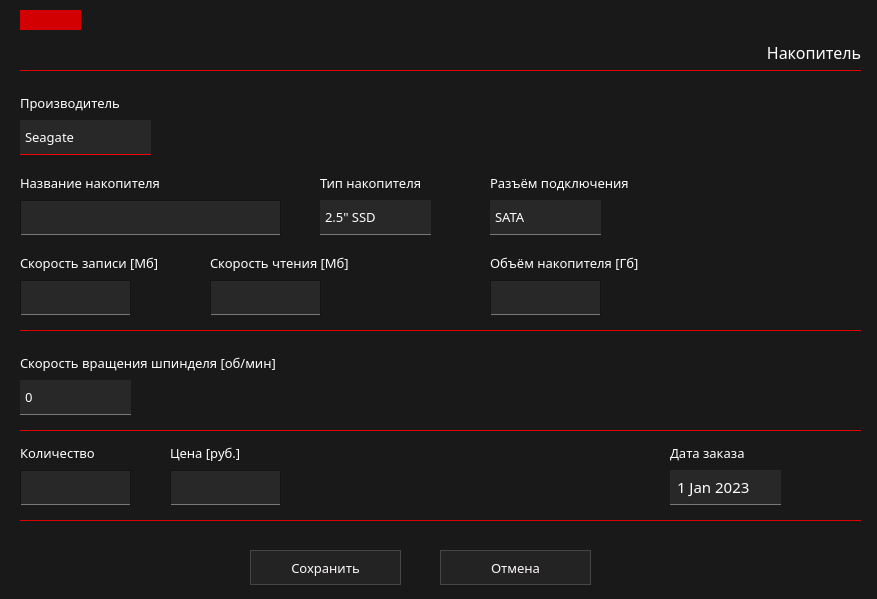
<?xml version="1.0" encoding="UTF-8"?>
<ui version="4.0">
 <class>addChDiskWidg</class>
 <widget class="QWidget" name="addChDiskWidg">
  <property name="geometry">
   <rect>
    <x>0</x>
    <y>0</y>
    <width>877</width>
    <height>599</height>
   </rect>
  </property>
  <property name="windowTitle">
   <string>Form</string>
  </property>
  <property name="styleSheet">
   <string notr="true">QWidget
{
    background: rgb(25, 25, 25);
	color: white;
}
</string>
  </property>
  <widget class="Line" name="line_4">
   <property name="geometry">
    <rect>
     <x>20</x>
     <y>520</y>
     <width>841</width>
     <height>20</height>
    </rect>
   </property>
   <property name="styleSheet">
    <string notr="true">border:0px;
border-top: 1px solid rgb(220, 0, 0);</string>
   </property>
   <property name="orientation">
    <enum>Qt::Horizontal</enum>
   </property>
  </widget>
  <widget class="QLabel" name="lbType">
   <property name="geometry">
    <rect>
     <x>320</x>
     <y>170</y>
     <width>141</width>
     <height>25</height>
    </rect>
   </property>
   <property name="font">
    <font>
     <family>Montserrat SemiBold</family>
     <pointsize>10</pointsize>
    </font>
   </property>
   <property name="styleSheet">
    <string notr="true">border:0px;</string>
   </property>
   <property name="text">
    <string>Тип накопителя</string>
   </property>
  </widget>
  <widget class="QDateEdit" name="dateEdit">
   <property name="geometry">
    <rect>
     <x>670</x>
     <y>470</y>
     <width>111</width>
     <height>35</height>
    </rect>
   </property>
   <property name="font">
    <font>
     <family>Montserrat Medium</family>
     <pointsize>11</pointsize>
    </font>
   </property>
   <property name="styleSheet">
    <string notr="true">QDateEdit{
	background-color: rgb(40,40,40);
	border: 1px;
	border-bottom: 1px solid rgb(120,120,120);
	padding-left: 5px;
}
QDateEdit:hover{
	background-color: rgb(55,55,55);
	border-bottom: 1px solid red;
}
QDateEdit::drop-down{
	border: 0px;
}

QDateEdit::down-arrow {
	border-image: url(&quot;E:/pcconf/images/down-arrow-gray.png&quot;);
	width: 17px;
	height: 17px;
	margin-right: 5px;
}

QDateEdit::down-arrow:on {
	border-image: url(&quot;E:/pcconf/images/up-arrow-gray.png&quot;);
	width: 17px;
	height: 17px;
	margin-right: 5px;
	border: 2px solid rgb(100,0,0)
}

QDateEdit:on{
	border: 2px solid rgb(100,0,0);
}

QDateEdit::up-arrow {
	border-image: url(&quot;E:/pcconf/images/up-arrow-gray.png&quot;);
	width: 17px;
	height: 17px;
	margin-right: 5px;
}

QCalendarWidget QWidget#qt_calendar_navigationbar { background-color: rgb(40,40,40); }
QCalendarWidget QToolButton {
    background: transparent;
	border: none;
	width: 70px;
	height: 25px;
	color: rgb(220,220,220);
	font-size: 14px;
	icon-size: 30px, 30px;
}

QToolButton#qt_calendar_prevmonth {
    background: rgb(45,45,45);
    border: none;
    width: 30px;
	height: 25px;
    qproperty-icon:  url(&quot;E:/pcconf/images/left-arrow.png&quot;);
	icon-size: 20px, 20px;
	border-bottom: 1px solid red;
}
QToolButton#qt_calendar_nextmonth {
    background: rgb(35,35,35);
    border: none;
    width: 30px;
	height: 25px;
    qproperty-icon:  url(&quot;E:/pcconf/images/right-arrow.png&quot;);
	icon-size: 20px, 20px;
	border-bottom: 1px solid red;
}

QCalendarWidget QMenu {
	width: 100px;
	left: 10px;
	color: white;
	font-size: 14px;
	background-color: rgb(80, 80, 80);
	selection-color: rgb(220,0,0);
}

QCalendarWidget QSpinBox { 
	width: 45px; 
	font-size:14px; 
	color: white; 
    background: transparent;
	selection-background-color: rgb(105, 0, 0);
	selection-color: rgb(255, 255, 255);
}
QCalendarWidget QSpinBox::up-button { subcontrol-origin: border;  subcontrol-position: top right;  width:15px; height: 15px; border:1px solid rgb(30,30,30); }
QCalendarWidget QSpinBox::down-button { subcontrol-origin: border; subcontrol-position: bottom right;  width:15px;  height: 15px; border:1px solid rgb(30,30,30);}
QCalendarWidget QSpinBox::up-arrow { border-image: url(&quot;E:/pcconf/images/up-arrow.png&quot;); }
QCalendarWidget QSpinBox::down-arrow { border-image: url(&quot;E:/pcconf/images/down-arrow.png&quot;);}
 
/* header row */
QCalendarWidget QWidget { alternate-background-color: rgb(50, 50, 50);  border-bottom: 1px solid red; }
 
/* normal days */
QCalendarWidget QAbstractItemView:enabled 
{
	font-size:12px;  
	color: rgb(180, 180, 180);  
	background-color: rgb(15, 15, 15);  
	selection-background-color: rgb(64, 64, 64); 
	selection-color: rgb(0, 255, 0); 
	selection-border-color: red;
	height: 30px;
}
 
/* days in other months */
QCalendarWidget QAbstractItemView:disabled { color: rgb(80, 80, 80); }</string>
   </property>
   <property name="showGroupSeparator" stdset="0">
    <bool>true</bool>
   </property>
   <property name="minimumDateTime">
    <datetime>
     <hour>0</hour>
     <minute>0</minute>
     <second>0</second>
     <year>2023</year>
     <month>1</month>
     <day>1</day>
    </datetime>
   </property>
   <property name="maximumDate">
    <date>
     <year>2030</year>
     <month>12</month>
     <day>31</day>
    </date>
   </property>
   <property name="calendarPopup">
    <bool>true</bool>
   </property>
   <property name="date">
    <date>
     <year>2023</year>
     <month>1</month>
     <day>1</day>
    </date>
   </property>
  </widget>
  <widget class="QLabel" name="lbKol">
   <property name="geometry">
    <rect>
     <x>20</x>
     <y>440</y>
     <width>111</width>
     <height>25</height>
    </rect>
   </property>
   <property name="font">
    <font>
     <family>Montserrat SemiBold</family>
     <pointsize>10</pointsize>
    </font>
   </property>
   <property name="styleSheet">
    <string notr="true">border:0px;</string>
   </property>
   <property name="text">
    <string>Количество</string>
   </property>
  </widget>
  <widget class="QLineEdit" name="leVolume">
   <property name="geometry">
    <rect>
     <x>490</x>
     <y>280</y>
     <width>111</width>
     <height>35</height>
    </rect>
   </property>
   <property name="font">
    <font>
     <family>Montserrat Medium</family>
     <pointsize>10</pointsize>
    </font>
   </property>
   <property name="styleSheet">
    <string notr="true">QLineEdit{
	padding-left: 5px;
	border: 1px solid rgb(20,20,20);
	background-color: rgb(40,40,40);
	border-bottom: 1px solid  rgb(120,120,120);
	selection-background-color: rgb(105, 0, 0);
}

QLineEdit:hover{
	background-color: rgb(55,55,55);
	border-bottom: 1px solid  red;
}</string>
   </property>
   <property name="inputMask">
    <string/>
   </property>
  </widget>
  <widget class="QLabel" name="lbProcProizv">
   <property name="geometry">
    <rect>
     <x>20</x>
     <y>90</y>
     <width>111</width>
     <height>25</height>
    </rect>
   </property>
   <property name="font">
    <font>
     <family>Montserrat SemiBold</family>
     <pointsize>10</pointsize>
    </font>
   </property>
   <property name="styleSheet">
    <string notr="true">border:0px;</string>
   </property>
   <property name="text">
    <string>Производитель</string>
   </property>
  </widget>
  <widget class="QLabel" name="lbVolume">
   <property name="geometry">
    <rect>
     <x>490</x>
     <y>250</y>
     <width>221</width>
     <height>25</height>
    </rect>
   </property>
   <property name="font">
    <font>
     <family>Montserrat SemiBold</family>
     <pointsize>10</pointsize>
    </font>
   </property>
   <property name="styleSheet">
    <string notr="true">border:0px;</string>
   </property>
   <property name="text">
    <string>Объём накопителя [Гб]</string>
   </property>
  </widget>
  <widget class="QComboBox" name="cbRpm">
   <property name="geometry">
    <rect>
     <x>20</x>
     <y>380</y>
     <width>111</width>
     <height>35</height>
    </rect>
   </property>
   <property name="font">
    <font>
     <family>Montserrat Medium</family>
     <pointsize>10</pointsize>
    </font>
   </property>
   <property name="styleSheet">
    <string notr="true">QComboBox{
	background-color: rgb(40,40,40);
	border: 1px;
	border-bottom: 1px solid rgb(120,120,120);
	padding-left: 5px;
	selection-background-color: rgb(105, 0, 0);
}

QComboBox QListView{
	border: 1px solid red;
	padding-left: 5px;
	selection-background-color: rgb(105, 0, 0);
}

QComboBox:hover{
	background-color: rgb(55,55,55);
	border-bottom: 1px solid red;
}

QComboBox::down-arrow:hover {
border-image: url(&quot;E:/pcconf/images/down-arrow.png&quot;);
width: 17px;
height: 17px;
margin-right: 5px;
}

QComboBox::drop-down{
border: 0px;
}

QComboBox::down-arrow {
border-image: url(&quot;E:/pcconf/images/down-arrow-gray.png&quot;);
width: 17px;
height: 17px;
margin-right: 5px;
}

QComboBox::down-arrow:on {
	border-image: url(&quot;E:/pcconf/images/up-arrow.png&quot;);
	width: 17px;
	height: 17px;
	margin-right: 5px;
}

QComboBox:on{
border: 2px solid rgb(100,0,0);
}

QComboBox QAbstractItemView {
	background: rgb(250, 250, 250);
	border-width: 1px;
	border-style: solid;
	border-color: rgb(235, 235, 235);
	selection-background-color: rgb(240, 240, 240);
	selection-color: rgb(25, 25, 25);
}
</string>
   </property>
   <property name="editable">
    <bool>false</bool>
   </property>
   <property name="iconSize">
    <size>
     <width>20</width>
     <height>20</height>
    </size>
   </property>
   <property name="duplicatesEnabled">
    <bool>false</bool>
   </property>
   <property name="frame">
    <bool>false</bool>
   </property>
   <property name="modelColumn">
    <number>0</number>
   </property>
   <item>
    <property name="text">
     <string>0</string>
    </property>
   </item>
   <item>
    <property name="text">
     <string>7200</string>
    </property>
   </item>
   <item>
    <property name="text">
     <string>5900</string>
    </property>
   </item>
   <item>
    <property name="text">
     <string>5700</string>
    </property>
   </item>
   <item>
    <property name="text">
     <string>5640</string>
    </property>
   </item>
   <item>
    <property name="text">
     <string>5400</string>
    </property>
   </item>
  </widget>
  <widget class="QComboBox" name="cbConnect">
   <property name="geometry">
    <rect>
     <x>490</x>
     <y>200</y>
     <width>111</width>
     <height>35</height>
    </rect>
   </property>
   <property name="font">
    <font>
     <family>Montserrat Medium</family>
     <pointsize>10</pointsize>
    </font>
   </property>
   <property name="styleSheet">
    <string notr="true">QComboBox{
	background-color: rgb(40,40,40);
	border: 1px;
	border-bottom: 1px solid rgb(120,120,120);
	padding-left: 5px;
	selection-background-color: rgb(105, 0, 0);
}

QComboBox QListView{
	border: 1px solid red;
	padding-left: 5px;
	selection-background-color: rgb(105, 0, 0);
}

QComboBox:hover{
	background-color: rgb(55,55,55);
	border-bottom: 1px solid red;
}

QComboBox::down-arrow:hover {
border-image: url(&quot;E:/pcconf/images/down-arrow.png&quot;);
width: 17px;
height: 17px;
margin-right: 5px;
}

QComboBox::drop-down{
border: 0px;
}

QComboBox::down-arrow {
border-image: url(&quot;E:/pcconf/images/down-arrow-gray.png&quot;);
width: 17px;
height: 17px;
margin-right: 5px;
}

QComboBox::down-arrow:on {
	border-image: url(&quot;E:/pcconf/images/up-arrow.png&quot;);
	width: 17px;
	height: 17px;
	margin-right: 5px;
}

QComboBox:on{
border: 2px solid rgb(100,0,0);
}

QComboBox QAbstractItemView {
	background: rgb(250, 250, 250);
	border-width: 1px;
	border-style: solid;
	border-color: rgb(235, 235, 235);
	selection-background-color: rgb(240, 240, 240);
	selection-color: rgb(25, 25, 25);
}
</string>
   </property>
   <property name="editable">
    <bool>false</bool>
   </property>
   <property name="iconSize">
    <size>
     <width>20</width>
     <height>20</height>
    </size>
   </property>
   <property name="duplicatesEnabled">
    <bool>false</bool>
   </property>
   <property name="frame">
    <bool>false</bool>
   </property>
   <property name="modelColumn">
    <number>0</number>
   </property>
   <item>
    <property name="text">
     <string>SATA</string>
    </property>
   </item>
  </widget>
  <widget class="QPushButton" name="btnCancel">
   <property name="geometry">
    <rect>
     <x>440</x>
     <y>550</y>
     <width>151</width>
     <height>35</height>
    </rect>
   </property>
   <property name="font">
    <font>
     <family>Montserrat Medium</family>
     <pointsize>10</pointsize>
    </font>
   </property>
   <property name="styleSheet">
    <string notr="true">QPushButton{
	border:1px solid rgb(70,70,70);
	background-color: rgb(35,35,35);
	color: #fffafa;
}

QPushButton::hover
{
	border:1px;
	background-color: rgb(60,60,60);
	border-color: rgb(40,40,40);
	border-bottom: 1px solid  red;
	color: red;
}
</string>
   </property>
   <property name="text">
    <string>Отмена</string>
   </property>
   <property name="autoDefault">
    <bool>false</bool>
   </property>
   <property name="default">
    <bool>false</bool>
   </property>
   <property name="flat">
    <bool>false</bool>
   </property>
  </widget>
  <widget class="QLabel" name="lbWrite">
   <property name="geometry">
    <rect>
     <x>20</x>
     <y>250</y>
     <width>171</width>
     <height>25</height>
    </rect>
   </property>
   <property name="font">
    <font>
     <family>Montserrat SemiBold</family>
     <pointsize>10</pointsize>
    </font>
   </property>
   <property name="styleSheet">
    <string notr="true">border:0px;</string>
   </property>
   <property name="text">
    <string>Скорость записи [Мб]</string>
   </property>
  </widget>
  <widget class="QComboBox" name="cbProizv">
   <property name="geometry">
    <rect>
     <x>20</x>
     <y>120</y>
     <width>131</width>
     <height>35</height>
    </rect>
   </property>
   <property name="font">
    <font>
     <family>Montserrat Medium</family>
     <pointsize>10</pointsize>
    </font>
   </property>
   <property name="styleSheet">
    <string notr="true">QComboBox{
	background-color: rgb(40,40,40);
	border: 1px;
	border-bottom: 1px solid red;
	padding-left: 5px;
	selection-background-color: rgb(105, 0, 0);
}

QComboBox QListView{
	border: 1px solid red;
	padding-left: 5px;
	selection-background-color: rgb(105, 0, 0);
}

QComboBox:hover{
	background-color: rgb(55,55,55);
}

QComboBox::drop-down{
border: 0px;
}

QComboBox::down-arrow {
border-image: url(&quot;E:/pcconf/images/down-arrow.png&quot;);
width: 17px;
height: 17px;
margin-right: 5px;
}

QComboBox::down-arrow:on {
	border-image: url(&quot;E:/pcconf/images/up-arrow.png&quot;);
	width: 17px;
	height: 17px;
	margin-right: 5px;
}

QComboBox:on{
border: 2px solid rgb(100,0,0);
}

QComboBox QAbstractItemView {
	background: rgb(250, 250, 250);
	border-width: 1px;
	border-style: solid;
	border-color: rgb(235, 235, 235);
	selection-background-color: rgb(240, 240, 240);
	selection-color: rgb(25, 25, 25);
}
</string>
   </property>
   <property name="editable">
    <bool>false</bool>
   </property>
   <property name="iconSize">
    <size>
     <width>20</width>
     <height>20</height>
    </size>
   </property>
   <property name="duplicatesEnabled">
    <bool>false</bool>
   </property>
   <property name="frame">
    <bool>false</bool>
   </property>
   <property name="modelColumn">
    <number>0</number>
   </property>
   <item>
    <property name="text">
     <string>Seagate</string>
    </property>
   </item>
  </widget>
  <widget class="QLineEdit" name="leWrite">
   <property name="geometry">
    <rect>
     <x>20</x>
     <y>280</y>
     <width>111</width>
     <height>35</height>
    </rect>
   </property>
   <property name="font">
    <font>
     <family>Montserrat Medium</family>
     <pointsize>10</pointsize>
    </font>
   </property>
   <property name="styleSheet">
    <string notr="true">QLineEdit{
	padding-left: 5px;
	border: 1px solid rgb(20,20,20);
	background-color: rgb(40,40,40);
	border-bottom: 1px solid  rgb(120,120,120);
	selection-background-color: rgb(105, 0, 0);
}

QLineEdit:hover{
	background-color: rgb(55,55,55);
	border-bottom: 1px solid  red;
}</string>
   </property>
   <property name="inputMask">
    <string/>
   </property>
  </widget>
  <widget class="QLabel" name="lbConnect">
   <property name="geometry">
    <rect>
     <x>490</x>
     <y>170</y>
     <width>171</width>
     <height>25</height>
    </rect>
   </property>
   <property name="font">
    <font>
     <family>Montserrat SemiBold</family>
     <pointsize>10</pointsize>
    </font>
   </property>
   <property name="styleSheet">
    <string notr="true">border:0px;</string>
   </property>
   <property name="text">
    <string>Разъём подключения</string>
   </property>
  </widget>
  <widget class="QLabel" name="lbRpm">
   <property name="geometry">
    <rect>
     <x>20</x>
     <y>350</y>
     <width>291</width>
     <height>25</height>
    </rect>
   </property>
   <property name="font">
    <font>
     <family>Montserrat SemiBold</family>
     <pointsize>10</pointsize>
    </font>
   </property>
   <property name="styleSheet">
    <string notr="true">border:0px;</string>
   </property>
   <property name="text">
    <string>Скорость вращения шпинделя [об/мин]</string>
   </property>
  </widget>
  <widget class="QLabel" name="lbComplect">
   <property name="geometry">
    <rect>
     <x>640</x>
     <y>40</y>
     <width>221</width>
     <height>25</height>
    </rect>
   </property>
   <property name="font">
    <font>
     <family>Montserrat SemiBold</family>
     <pointsize>12</pointsize>
    </font>
   </property>
   <property name="styleSheet">
    <string notr="true">border:0px;</string>
   </property>
   <property name="text">
    <string>Накопитель</string>
   </property>
   <property name="alignment">
    <set>Qt::AlignRight|Qt::AlignTrailing|Qt::AlignVCenter</set>
   </property>
  </widget>
  <widget class="QLabel" name="lbDate">
   <property name="geometry">
    <rect>
     <x>670</x>
     <y>440</y>
     <width>111</width>
     <height>25</height>
    </rect>
   </property>
   <property name="font">
    <font>
     <family>Montserrat SemiBold</family>
     <pointsize>10</pointsize>
    </font>
   </property>
   <property name="styleSheet">
    <string notr="true">border:0px;</string>
   </property>
   <property name="text">
    <string>Дата заказа</string>
   </property>
  </widget>
  <widget class="QLabel" name="lbPrice">
   <property name="geometry">
    <rect>
     <x>170</x>
     <y>440</y>
     <width>111</width>
     <height>25</height>
    </rect>
   </property>
   <property name="font">
    <font>
     <family>Montserrat SemiBold</family>
     <pointsize>10</pointsize>
    </font>
   </property>
   <property name="styleSheet">
    <string notr="true">border:0px;</string>
   </property>
   <property name="text">
    <string>Цена [руб.]</string>
   </property>
  </widget>
  <widget class="QLineEdit" name="lePrice">
   <property name="geometry">
    <rect>
     <x>170</x>
     <y>470</y>
     <width>111</width>
     <height>35</height>
    </rect>
   </property>
   <property name="font">
    <font>
     <family>Montserrat Medium</family>
     <pointsize>10</pointsize>
    </font>
   </property>
   <property name="styleSheet">
    <string notr="true">QLineEdit{
	padding-left: 5px;
	border: 1px solid rgb(20,20,20);
	background-color: rgb(40,40,40);
	border-bottom: 1px solid  rgb(120,120,120);
	selection-background-color: rgb(105, 0, 0);
}

QLineEdit:hover{
	background-color: rgb(55,55,55);
	border-bottom: 1px solid  red;
}</string>
   </property>
   <property name="inputMask">
    <string/>
   </property>
  </widget>
  <widget class="QPushButton" name="btnSave">
   <property name="geometry">
    <rect>
     <x>250</x>
     <y>550</y>
     <width>151</width>
     <height>35</height>
    </rect>
   </property>
   <property name="font">
    <font>
     <family>Montserrat Medium</family>
     <pointsize>10</pointsize>
    </font>
   </property>
   <property name="styleSheet">
    <string notr="true">QPushButton{
	border:1px solid rgb(70,70,70);
	background-color: rgb(35,35,35);
	color: #fffafa;
}

QPushButton::hover
{
	border:1px;
	background-color: rgb(60,60,60);
	border-bottom: 1px solid rgb(0, 255, 8);
}
</string>
   </property>
   <property name="text">
    <string>Сохранить</string>
   </property>
  </widget>
  <widget class="Line" name="line">
   <property name="geometry">
    <rect>
     <x>20</x>
     <y>70</y>
     <width>841</width>
     <height>20</height>
    </rect>
   </property>
   <property name="styleSheet">
    <string notr="true">border:0px;
border-top: 1px solid rgb(220, 0, 0);</string>
   </property>
   <property name="orientation">
    <enum>Qt::Horizontal</enum>
   </property>
  </widget>
  <widget class="QLabel" name="lbFullName">
   <property name="geometry">
    <rect>
     <x>20</x>
     <y>170</y>
     <width>231</width>
     <height>25</height>
    </rect>
   </property>
   <property name="font">
    <font>
     <family>Montserrat SemiBold</family>
     <pointsize>10</pointsize>
    </font>
   </property>
   <property name="styleSheet">
    <string notr="true"/>
   </property>
   <property name="text">
    <string>Название накопителя</string>
   </property>
  </widget>
  <widget class="Line" name="rectangle">
   <property name="geometry">
    <rect>
     <x>20</x>
     <y>10</y>
     <width>61</width>
     <height>20</height>
    </rect>
   </property>
   <property name="styleSheet">
    <string notr="true">background-color: rgb(210, 0, 0);
border: 1px solid rgb(210, 0, 0);</string>
   </property>
   <property name="orientation">
    <enum>Qt::Horizontal</enum>
   </property>
  </widget>
  <widget class="Line" name="line_3">
   <property name="geometry">
    <rect>
     <x>20</x>
     <y>430</y>
     <width>841</width>
     <height>20</height>
    </rect>
   </property>
   <property name="styleSheet">
    <string notr="true">border:0px;
border-top: 1px solid rgb(220, 0, 0);</string>
   </property>
   <property name="orientation">
    <enum>Qt::Horizontal</enum>
   </property>
  </widget>
  <widget class="Line" name="line_2">
   <property name="geometry">
    <rect>
     <x>20</x>
     <y>330</y>
     <width>841</width>
     <height>20</height>
    </rect>
   </property>
   <property name="styleSheet">
    <string notr="true">border:0px;
border-top: 1px solid rgb(220, 0, 0);</string>
   </property>
   <property name="orientation">
    <enum>Qt::Horizontal</enum>
   </property>
  </widget>
  <widget class="QLineEdit" name="leFullName">
   <property name="geometry">
    <rect>
     <x>20</x>
     <y>200</y>
     <width>261</width>
     <height>35</height>
    </rect>
   </property>
   <property name="font">
    <font>
     <family>Montserrat Medium</family>
     <pointsize>10</pointsize>
    </font>
   </property>
   <property name="styleSheet">
    <string notr="true">QLineEdit{
	padding-left: 5px;
	border: 1px solid rgb(20,20,20);
	background-color: rgb(40,40,40);
	border-bottom: 1px solid  rgb(120,120,120);
	selection-background-color: rgb(105, 0, 0);
}

QLineEdit:hover{
	background-color: rgb(55,55,55);
	border-bottom: 1px solid  red;
}</string>
   </property>
  </widget>
  <widget class="QLineEdit" name="leKol">
   <property name="geometry">
    <rect>
     <x>20</x>
     <y>470</y>
     <width>111</width>
     <height>35</height>
    </rect>
   </property>
   <property name="font">
    <font>
     <family>Montserrat Medium</family>
     <pointsize>10</pointsize>
    </font>
   </property>
   <property name="styleSheet">
    <string notr="true">QLineEdit{
	padding-left: 5px;
	border: 1px solid rgb(20,20,20);
	background-color: rgb(40,40,40);
	border-bottom: 1px solid  rgb(120,120,120);
	selection-background-color: rgb(105, 0, 0);
}

QLineEdit:hover{
	background-color: rgb(55,55,55);
	border-bottom: 1px solid  red;
}</string>
   </property>
   <property name="inputMask">
    <string/>
   </property>
  </widget>
  <widget class="QComboBox" name="cbType">
   <property name="geometry">
    <rect>
     <x>320</x>
     <y>200</y>
     <width>111</width>
     <height>35</height>
    </rect>
   </property>
   <property name="font">
    <font>
     <family>Montserrat Medium</family>
     <pointsize>10</pointsize>
    </font>
   </property>
   <property name="styleSheet">
    <string notr="true">QComboBox{
	background-color: rgb(40,40,40);
	border: 1px;
	border-bottom: 1px solid rgb(120,120,120);
	padding-left: 5px;
	selection-background-color: rgb(105, 0, 0);
}

QComboBox QListView{
	border: 1px solid red;
	padding-left: 5px;
	selection-background-color: rgb(105, 0, 0);
}

QComboBox:hover{
	background-color: rgb(55,55,55);
	border-bottom: 1px solid red;
}

QComboBox::down-arrow:hover {
border-image: url(&quot;E:/pcconf/images/down-arrow.png&quot;);
width: 17px;
height: 17px;
margin-right: 5px;
}

QComboBox::drop-down{
border: 0px;
}

QComboBox::down-arrow {
border-image: url(&quot;E:/pcconf/images/down-arrow-gray.png&quot;);
width: 17px;
height: 17px;
margin-right: 5px;
}

QComboBox::down-arrow:on {
	border-image: url(&quot;E:/pcconf/images/up-arrow.png&quot;);
	width: 17px;
	height: 17px;
	margin-right: 5px;
}

QComboBox:on{
border: 2px solid rgb(100,0,0);
}

QComboBox QAbstractItemView {
	background: rgb(250, 250, 250);
	border-width: 1px;
	border-style: solid;
	border-color: rgb(235, 235, 235);
	selection-background-color: rgb(240, 240, 240);
	selection-color: rgb(25, 25, 25);
}
</string>
   </property>
   <property name="editable">
    <bool>false</bool>
   </property>
   <property name="iconSize">
    <size>
     <width>20</width>
     <height>20</height>
    </size>
   </property>
   <property name="duplicatesEnabled">
    <bool>false</bool>
   </property>
   <property name="frame">
    <bool>false</bool>
   </property>
   <property name="modelColumn">
    <number>0</number>
   </property>
   <item>
    <property name="text">
     <string>2.5&quot; SSD</string>
    </property>
   </item>
   <item>
    <property name="text">
     <string>2.5&quot; HDD</string>
    </property>
   </item>
   <item>
    <property name="text">
     <string>3.5&quot; HDD</string>
    </property>
   </item>
  </widget>
  <widget class="QLineEdit" name="leRead">
   <property name="geometry">
    <rect>
     <x>210</x>
     <y>280</y>
     <width>111</width>
     <height>35</height>
    </rect>
   </property>
   <property name="font">
    <font>
     <family>Montserrat Medium</family>
     <pointsize>10</pointsize>
    </font>
   </property>
   <property name="styleSheet">
    <string notr="true">QLineEdit{
	padding-left: 5px;
	border: 1px solid rgb(20,20,20);
	background-color: rgb(40,40,40);
	border-bottom: 1px solid  rgb(120,120,120);
	selection-background-color: rgb(105, 0, 0);
}

QLineEdit:hover{
	background-color: rgb(55,55,55);
	border-bottom: 1px solid  red;
}</string>
   </property>
   <property name="inputMask">
    <string/>
   </property>
  </widget>
  <widget class="QLabel" name="lbRead">
   <property name="geometry">
    <rect>
     <x>210</x>
     <y>250</y>
     <width>171</width>
     <height>25</height>
    </rect>
   </property>
   <property name="font">
    <font>
     <family>Montserrat SemiBold</family>
     <pointsize>10</pointsize>
    </font>
   </property>
   <property name="styleSheet">
    <string notr="true">border:0px;</string>
   </property>
   <property name="text">
    <string>Скорость чтения [Мб]</string>
   </property>
  </widget>
  <zorder>line_3</zorder>
  <zorder>line_4</zorder>
  <zorder>lbType</zorder>
  <zorder>dateEdit</zorder>
  <zorder>lbKol</zorder>
  <zorder>leVolume</zorder>
  <zorder>lbProcProizv</zorder>
  <zorder>lbVolume</zorder>
  <zorder>cbRpm</zorder>
  <zorder>cbConnect</zorder>
  <zorder>btnCancel</zorder>
  <zorder>lbWrite</zorder>
  <zorder>cbProizv</zorder>
  <zorder>leWrite</zorder>
  <zorder>lbConnect</zorder>
  <zorder>lbRpm</zorder>
  <zorder>lbComplect</zorder>
  <zorder>lbDate</zorder>
  <zorder>lbPrice</zorder>
  <zorder>lePrice</zorder>
  <zorder>btnSave</zorder>
  <zorder>line</zorder>
  <zorder>lbFullName</zorder>
  <zorder>rectangle</zorder>
  <zorder>line_2</zorder>
  <zorder>leFullName</zorder>
  <zorder>leKol</zorder>
  <zorder>cbType</zorder>
  <zorder>leRead</zorder>
  <zorder>lbRead</zorder>
 </widget>
 <resources/>
 <connections>
  <connection>
   <sender>btnCancel</sender>
   <signal>clicked()</signal>
   <receiver>addChDiskWidg</receiver>
   <slot>close()</slot>
   <hints>
    <hint type="sourcelabel">
     <x>515</x>
     <y>567</y>
    </hint>
    <hint type="destinationlabel">
     <x>438</x>
     <y>299</y>
    </hint>
   </hints>
  </connection>
 </connections>
</ui>
